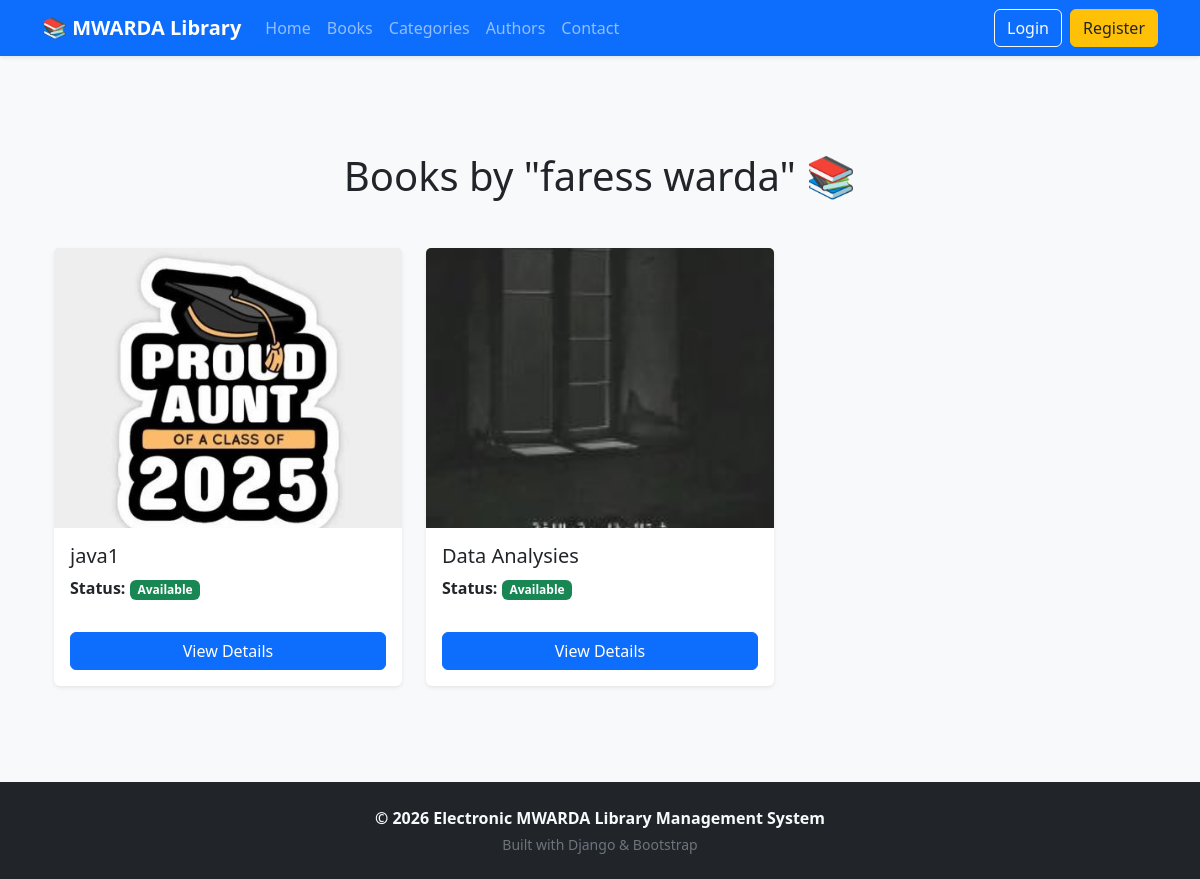
Page /authors/1/books/ on the committed database.
### library/models.py (models this page shows, shortened)
class Author(models.Model):
    name = models.CharField(max_length=200)
    photo = models.ImageField(upload_to='authors/', blank=True)
    bio = models.TextField(blank=True)

class Book(models.Model):
    title = models.CharField(max_length=200)
    author = models.ForeignKey(Author, on_delete=models.CASCADE)
    category = models.ForeignKey(Category, on_delete=models.CASCADE)
    cover_image = models.ImageField(upload_to='books/')
    pub_year = models.IntegerField()
    pages = models.IntegerField()
    language = models.CharField(max_length=50)
    description = models.TextField()
    total_copies = models.IntegerField(default=1)
    available_copies = models.IntegerField(default=1)

### library/views.py (the view)
# urls.py: path('authors/<int:author_id>/books/', views.author_books, name='author_books'),
def author_books(request, author_id):
    author = get_object_or_404(Author, id=author_id)
    books = author.book_set.all()
    return render(request, 'library/author_books.html', {'author': author, 'books': books})

### library/templates/library/author_books.html (shortened to what this page needs)
{% extends 'library/base.html' %}
{% block content %}
<div class="container my-5">
    <h1 class="text-center mb-5">Books by "{{ author.name }}" 📚</h1>
    {% if books %}
    <div class="row row-cols-1 row-cols-md-3 g-4">
        {% for book in books %}
        <div class="col">
            <div class="card h-100 shadow-sm border-0 hover-shadow">
                {% if book.cover_image %}
                    <img src="{{ book.cover_image.url }}"
                         class="card-img-top"
                         style="height: 280px; object-fit: cover;"
                         alt="{{ book.title }}">
                {% else %}
                    <img src="https://via.placeholder.com/300x400?text=No+Cover"
                         class="card-img-top"
                         style="height: 280px; object-fit: cover;"
                         alt="No cover">
                {% endif %}
                <div class="card-body d-flex flex-column">
                    <h5 class="card-title">{{ book.title }}</h5>
                    <p class="card-text mt-auto">
                        <strong>Status:</strong>
                        {% if book.available_copies > 0 %}
                            <span class="badge bg-success">Available</span>
                        {% else %}
                            <span class="badge bg-danger">Fully Borrowed</span>
                        {% endif %}
                    </p>
                    <a href="{% url 'book_details' book.id %}" class="btn btn-primary mt-3 w-100">View Details</a>
                </div>
            </div>
        </div>
        {% empty %}
        <div class="col-12">
            <div class="alert alert-info text-center">No books found for this author.</div>
        </div>
        {% endfor %}
    </div>
    {% else %}
        <div class="alert alert-info text-center">No books found for this author.</div>
    {% endif %}
</div>
{% endblock %}

### rows in the picture
Author: name "faress warda"
Book: cover_image (picture), title "java1", available_copies "Available"
Book: cover_image (picture), title "Data Analysies", available_copies "Available"
